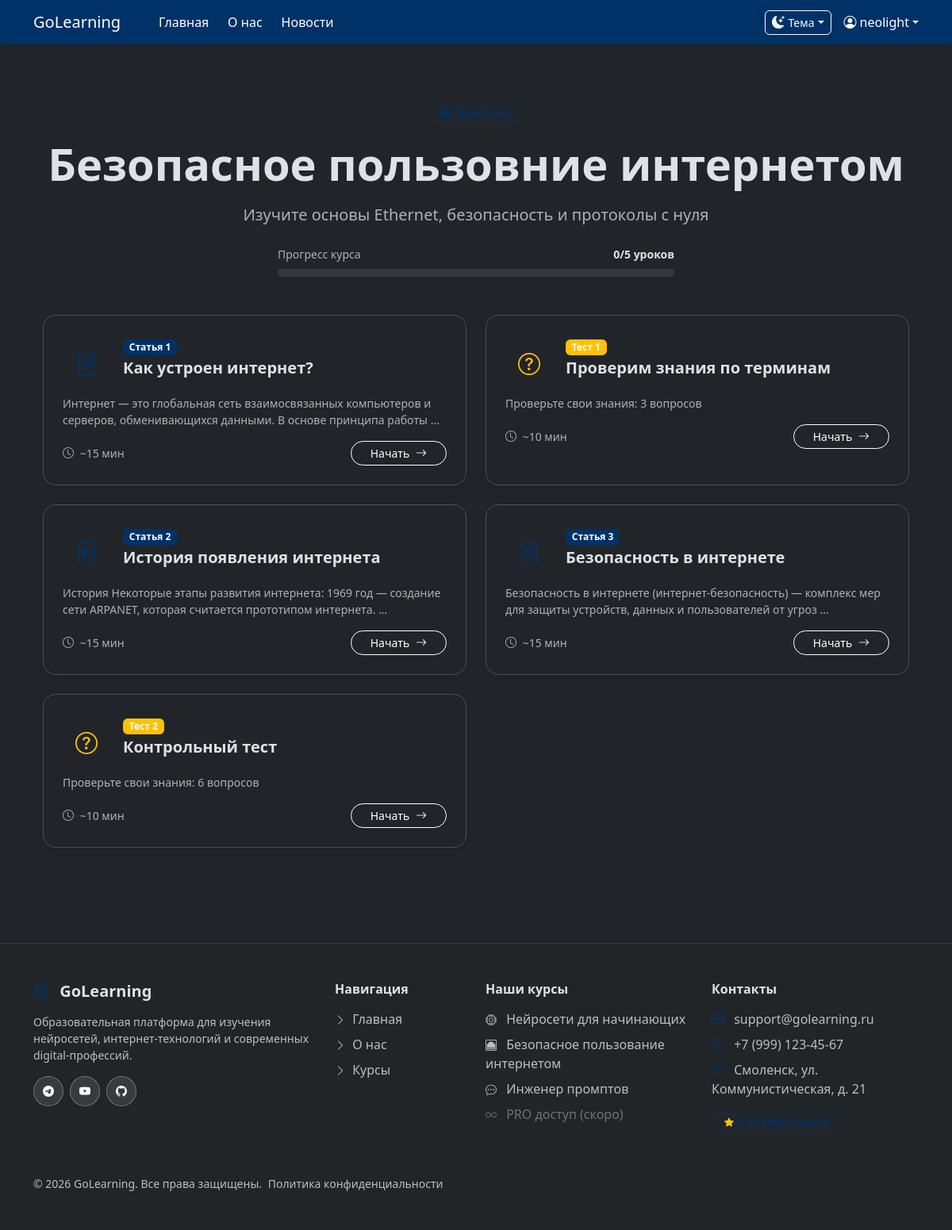
The app's page /ethernet-start/ (signed in) with its own data.
### learningbase/models.py (models this page shows, shortened)
class Lesson(models.Model):
    COURSE_CHOICES = (
        ('neuro', 'Нейросети для начинающих'),
        ('ethernet', 'Безопасное пользование интернетом'),
        ('prompt', 'Инженер промптов'),
    )
    LESSON_TYPES = (
        ('article', 'Статья'),
        ('test', 'Тест'),
    )
    course = models.CharField(max_length=20, choices=COURSE_CHOICES, default='neuro', verbose_name="Курс")
    title = models.CharField(max_length=200, verbose_name="Название урока")
    lesson_type = models.CharField(max_length=10, choices=LESSON_TYPES, default='article', verbose_name="Тип урока")
    content = models.TextField(blank=True, verbose_name="Содержание статьи")
    order = models.IntegerField(default=0, verbose_name="Порядок")
    class Meta:
        verbose_name = 'Урок'
        verbose_name_plural = 'Уроки'
        ordering = ['course', 'order']

### learningbase/views.py (the view)
# urls.py: path('ethernet-start/', views.ethernet_start, name='ethernet_start'),
@login_required
def ethernet_start(request):
    if not request.session.session_key:
        request.session.save()
    lessons = Lesson.objects.filter(course='ethernet').prefetch_related('questions__answers').order_by('order')
    articles = Lesson.objects.filter(course='ethernet', lesson_type='article').order_by('order')
    tests = Lesson.objects.filter(course='ethernet', lesson_type='test').order_by('order')
    article_numbers = {}
    test_numbers = {}
    for i, article in enumerate(articles, 1):
        article_numbers[article.id] = i
    for i, test in enumerate(tests, 1):
        test_numbers[test.id] = i
    completed_lessons = UserProgress.objects.filter(
        session_key=request.session.session_key,
        completed=True,
        lesson__course='ethernet'
    ).values_list('lesson_id', flat=True)
    for lesson in lessons:
        lesson.completed = lesson.id in completed_lessons
        if lesson.lesson_type == 'article':
            lesson.display_number = article_numbers.get(lesson.id, '?')
            lesson.display_type = 'Статья'
        else:
            lesson.display_number = test_numbers.get(lesson.id, '?')
            lesson.display_type = 'Тест'
    context = {
        'title': 'Безопасное пользовние интернетом',
        'lessons': lessons,
        'completed_count': len(completed_lessons),
        'total_lessons': lessons.count(),
        'articles_count': articles.count(),
        'tests_count': tests.count(),
    }
    return render(request, 'learningbase/ethernet-start.html', context)

### learningbase/templates/learningbase/ethernet-start.html (shortened to what this page needs)
{% extends 'base.html' %}
{% load static %}
{% block content %}
<div class="container py-5">
    <div class="text-center mb-5">
        <span class="badge bg-primary bg-opacity-10 text-primary px-3 py-2 rounded-pill mb-3">
            <i class="bi bi-ethernet me-2"></i>Курс 2 из 3
        </span>
        <h1 class="display-4 fw-bold mb-3">{{ title }}</h1>
        <p class="lead text-body-secondary mx-auto" style="max-width: 800px;">
            Изучите основы Ethernet, безопасность и протоколы с нуля
        </p>
        {% if total_lessons > 0 %}
        <div class="mt-4 mx-auto" style="max-width: 500px;">
            <div class="d-flex justify-content-between mb-2">
                <span class="small text-body-secondary">Прогресс курса</span>
                <span class="small fw-bold">{{ completed_count }}/{{ total_lessons }} уроков</span>
            </div>
            <div class="progress" style="height: 10px;">
            </div>
        </div>
        {% endif %}
    </div>
    {% if lessons %}
    <div class="row g-4">
        {% for lesson in lessons %}
        <div class="col-md-6">
            <div class="card h-100 border rounded-4 shadow-sm hover-lift position-relative">
                <div class="card-body p-4">
                    <div class="d-flex align-items-center mb-3">
                        <div class="flex-shrink-0">
                            {% if lesson.lesson_type == 'article' %}
                                <div class="p-3" style="width: 60px; height: 60px;">
                                    <i class="bi bi-file-text text-primary fs-3"></i>
                                </div>
                            {% else %}
                                <div class="p-3" style="width: 60px; height: 60px;">
                                    <i class="bi bi-question-circle text-warning fs-3"></i>
                                </div>
                            {% endif %}
                        </div>
                        <div class="flex-grow-1 ms-3">
                            <div class="d-flex align-items-center gap-2 mb-1">
                                <span class="badge {% if lesson.lesson_type == 'article' %}bg-primary{% else %}bg-warning{% endif %}">
                                    {{ lesson.display_type }} {{ lesson.display_number }}
                                </span>
                            </div>
                            <h5 class="card-title fw-bold mb-0">{{ lesson.title }}</h5>
                        </div>
                    </div>
                    <p class="card-text text-body-secondary small mb-3">
                        {% if lesson.lesson_type == 'article' %}
                            {{ lesson.content|truncatewords:15 }}
                        {% else %}
                            Проверьте свои знания: {{ lesson.questions.count }} вопросов
                        {% endif %}
                    </p>
                    <div class="d-flex justify-content-between align-items-center">
                        <span class="small text-body-secondary">
                            <i class="bi bi-clock me-1"></i>
                            {% if lesson.lesson_type == 'article' %}
                                ~15 мин
                            {% else %}
                                ~10 мин
                            {% endif %}
                        </span>
                        <a href="
                            {% if lesson.lesson_type == 'article' %}
                                {% url 'ethernet_lesson_detail' lesson.id %}
                            {% else %}
                                {% url 'ethernet_test_detail' lesson.id %}
                            {% endif %}
                        " class="btn btn-outline-primary btn-sm rounded-pill px-4 nav-btn-custom">
                            {% if lesson.completed %}
                                <i class="bi bi-arrow-repeat me-1"></i>Повторить
                            {% else %}
                                Начать <i class="bi bi-arrow-right ms-1"></i>
                            {% endif %}
                        </a>
                    </div>
                </div>
            </div>
        </div>
        {% endfor %}
    </div>
    {% endif %}
</div>
{% endblock %}

### learningbase/templates/learningbase/includes/navigation.html (shortened to what this page needs)
<nav class="navbar navbar-expand-lg navbar-dark back-custom shadow-sm">
  <div class="container">
    <a class="navbar-brand d-flex align-items-center" href="{% url 'home' %}">
      <span class="fs-5 me-3">GoLearning</span>
    </a>
    <div class="collapse navbar-collapse" id="navbarContent">
      <ul class="navbar-nav me-auto">
        <li class="nav-item">
          <a class="nav-link active" href="{% url 'home' %}">
            Главная
          </a>
        </li>
        <li class="nav-item">
          <a class="nav-link active" href="{% url 'about' %}">
            О нас
          </a>
        </li>
        <li class="nav-item">
          <a class="nav-link active" href="{% url 'home' %}#posts">
            Новости
          </a>
        </li>
      </ul>
      <div class="d-flex align-items-center">
        {% include 'learningbase/includes/theme_switcher.html' %}
<div class="dropdown ms-3">
    {% if user.is_authenticated %}
    <a href="#" class="d-flex align-items-center text-white text-decoration-none dropdown-toggle" data-bs-toggle="dropdown">
        <i class="bi bi-person-circle me-1"></i>
        <span class="d-none d-md-inline">{{ user.username }}</span>
    </a>
    {% endif %}
</div>
      </div>
    </div>
  </div>
</nav>

### learningbase/static/learningbase/style.css (style rules this page uses)
.back-custom { background-color: #003268; }

### learningbase/static/learningbase/custom.css (style rules this page uses)
:root { --bs-primary: #003268; --bs-primary-rgb: 0, 50, 104; --bs-btn-bg: #003268; --bs-btn-border-color: #003268; --bs-btn-hover-bg: #00244d; --bs-btn-hover-border-color: #00244d; --bs-link-color: #003268; --bs-link-hover-color: #00244d; }
[data-bs-theme="dark"] .card .btn-outline-primary { color: white !important; border-color: white !important; background-color: transparent !important; }
.bg-primary { background-color: #003268 !important; }
.btn-outline-primary { color: #ffffff !important; border-color: #003268 !important; }
.text-primary { color: #003268 !important; }
.bg-primary.bg-opacity-10 { background-color: rgba(0, 50, 104, 0.1) !important; }
a { color: #ffffff !important; }
.hover-lift { transition: transform 0.3s ease, box-shadow 0.3s ease; }
.bg-primary.bg-opacity-10 { transition: all 0.3s ease; }
.btn.rounded-pill { padding-left: 1.5rem; padding-right: 1.5rem; }
.nav-btn-custom { transition: all 0.3s ease; }
[data-bs-theme="dark"] .nav-btn-custom.btn-outline-primary { color: white !important; border-color: white !important; background-color: transparent !important; }
.nav-btn-custom.btn-outline-primary { transition: all 0.3s ease; }
[data-bs-theme="dark"] .nav-btn-custom.btn-outline-primary, [data-bs-theme="dark"] .btn-outline-secondary.btn-back { color: white !important; border-color: white !important; background-color: transparent !important; }

### learningbase/templates/learningbase/ethernet-start.html (style rules this page uses)
.hover-lift { transition: transform 0.3s ease, box-shadow 0.3s ease; }

### records on screen
Lesson: lesson_type "article" (drawn), display_type "Статья", display_number "1", title "Как устроен интернет?", content "Интернет — это глобальная сеть взаимосвязанных компьютеров и серверов, обменивающихся данными. В основе принципа работы …", shows "Начать"
Lesson: lesson_type "test" (drawn), display_type "Тест", display_number "1", title "Проверим знания по терминам", questions.count "3", shows "Начать"
Lesson: lesson_type "article" (drawn), display_type "Статья", display_number "2", title "История появления интернета", content "История Некоторые этапы развития интернета: 1969 год — создание сети ARPANET, которая считается прототипом интернета. …", shows "Начать"
Lesson: lesson_type "article" (drawn), display_type "Статья", display_number "3", title "Безопасность в интернете", content "Безопасность в интернете (интернет-безопасность) — комплекс мер для защиты устройств, данных и пользователей от угроз …", shows "Начать"
Lesson: lesson_type "test" (drawn), display_type "Тест", display_number "2", title "Контрольный тест", questions.count "6", shows "Начать"

### other values on screen
{{ user.username }} "neolight"
{{ title }} "Безопасное пользовние интернетом"
{{ completed_count }} "0"
{{ total_lessons }} "5"
